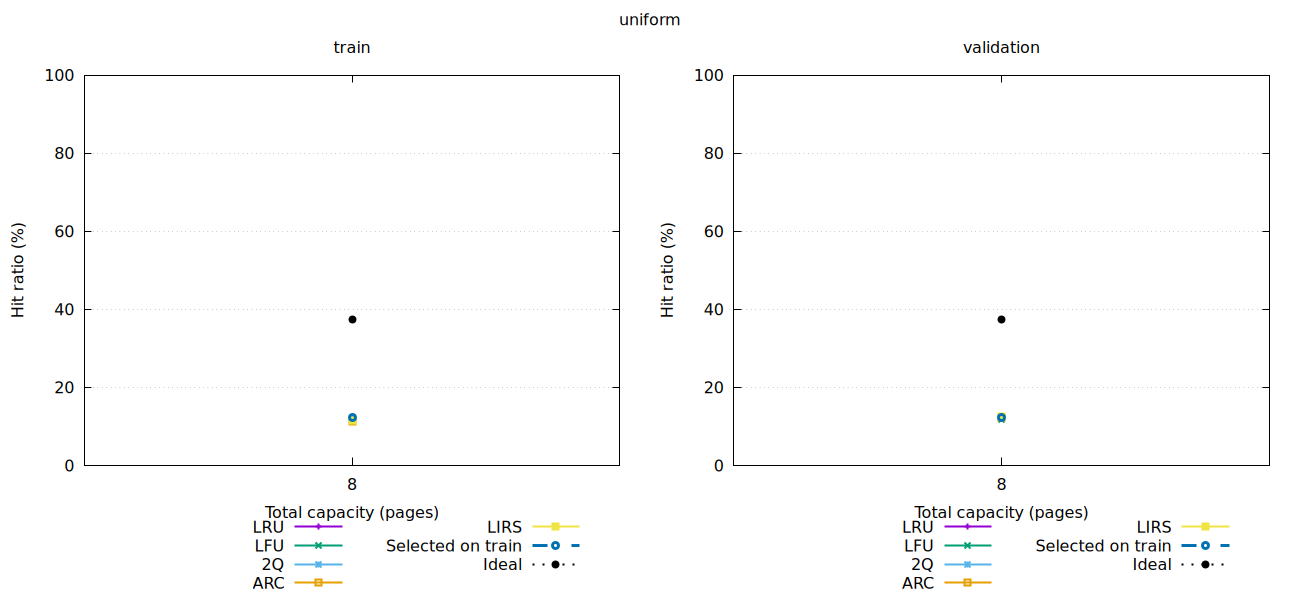

Source code (gnuplot):
set terminal svg size 1300,600 dynamic
set output 'plots/uniform.svg'
set encoding utf8
set grid ytics
set yrange [0:100]
set xlabel 'Total capacity (pages)'
set ylabel 'Hit ratio (%)'
set xtics ("8" 8)
set xrange [7:9]
set key outside bottom center horizontal maxrows 3
set multiplot layout 1,2 title 'uniform'
set title 'train'
plot for [col=2:6] 'plot_data/uniform_train.tsv' using 1:col with linespoints lw 2 title columnhead(col), 'plot_data/uniform_train.tsv' using 1:7 with linespoints lw 3 dt 2 title 'Selected on train', 'plot_data/uniform_train.tsv' using 1:8 with linespoints lw 2 dt 3 lc rgb 'black' title 'Ideal'
set title 'validation'
plot for [col=2:6] 'plot_data/uniform_validation.tsv' using 1:col with linespoints lw 2 title columnhead(col), 'plot_data/uniform_validation.tsv' using 1:7 with linespoints lw 3 dt 2 title 'Selected on train', 'plot_data/uniform_validation.tsv' using 1:8 with linespoints lw 2 dt 3 lc rgb 'black' title 'Ideal'
unset multiplot
unset output
set terminal pngcairo size 1300,600
set output 'plots/uniform.png'
set encoding utf8
set grid ytics
set yrange [0:100]
set xlabel 'Total capacity (pages)'
set ylabel 'Hit ratio (%)'
set xtics ("8" 8)
set xrange [7:9]
set key outside bottom center horizontal maxrows 3
set multiplot layout 1,2 title 'uniform'
set title 'train'
plot for [col=2:6] 'plot_data/uniform_train.tsv' using 1:col with linespoints lw 2 title columnhead(col), 'plot_data/uniform_train.tsv' using 1:7 with linespoints lw 3 dt 2 title 'Selected on train', 'plot_data/uniform_train.tsv' using 1:8 with linespoints lw 2 dt 3 lc rgb 'black' title 'Ideal'
set title 'validation'
plot for [col=2:6] 'plot_data/uniform_validation.tsv' using 1:col with linespoints lw 2 title columnhead(col), 'plot_data/uniform_validation.tsv' using 1:7 with linespoints lw 3 dt 2 title 'Selected on train', 'plot_data/uniform_validation.tsv' using 1:8 with linespoints lw 2 dt 3 lc rgb 'black' title 'Ideal'
unset multiplot
unset output
